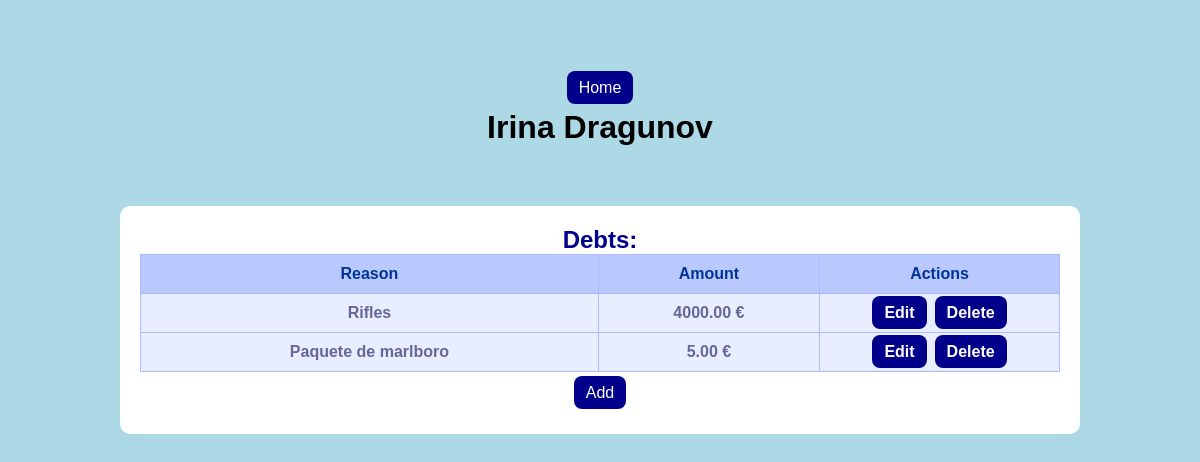
Page /debtsApp/debtor/6 on the committed database.
### debtsApp/models.py (models this page shows, shortened)
class Debtor(models.Model):
    SEX_CHOICE = (
        ('M', 'Male'),
        ('F', 'Female'),
    )
    name = models.CharField(max_length=40)
    surname = models.CharField(max_length=40)
    sex = models.CharField(max_length=1, choices=SEX_CHOICE)
    address = models.CharField(max_length=100)

class Debt(models.Model):
    reason = models.CharField(max_length=200)
    amount = models.DecimalField(decimal_places=2, max_digits=12)
    debtor = models.ForeignKey(Debtor, on_delete=models.CASCADE, null=False, related_name='debts')

### debtsApp/views.py (the view)
# urls.py: path('debtor/<int:pk>', views.DebtorDetailView.as_view(), name='debtor_detail'),
class DebtorDetailView(generic.DetailView):
    model = Debtor
    template_name = "debtsApp/debtor.html"

### debtsApp/templates/debtsApp/debtor.html (shortened to what this page needs)
<!DOCTYPE html>
<html>
  <head>
    {% load static %}
        <link rel="stylesheet" href="{% static 'debtsApp/style.css' %}">
  </head>
  <body>
    <div class="editContainer">
      <a class="linkButton" href="{% url 'debtsApp:index' %}">Home</a>
    </div>
    <h1>{{debtor.name}} {{debtor.surname}}</h1>
    <div class="simpleContainer">
        <h2>Debts:</h2>
        <table class="tg">
            <thead>
            <tr>
                <th class="tg-l93j">Reason</th>
                <th class="tg-l93j">Amount</th>
                <th class="tg-l93j Actions">Actions</th>
            </tr>
            </thead>
            <tbody>
            {% for debt in debtor.debts.all %}
            <tr>
                <td class="tg-qv16">{{debt.reason}}</td>
                <td class="tg-qv16">{{debt.amount}} €</td>
                <td class="tg-qv16" Actions><a class="linkButton" href="{% url 'debtsApp:debt_edit' debtor.pk debt.pk%}">Edit</a><a class="linkButton" href="{% url 'debtsApp:debt_delete' debtor.pk debt.pk%}">Delete</a></td>
            </tr>
            {% endfor %}
            </tbody>
        </table>
        <div class="editContainer">
            <a class="linkButton" href="{% url 'debtsApp:debt_create' debtor.pk %}">Add</a>
        </div>
    </div>
  </body>
</html>

### debtsApp/static/debtsApp/style.css (style rules this page uses)
* { margin:0; padding:0; box-sizing:border-box; font-family:'Poppins',sans-serif }
body { padding-top:67px; background-color: lightblue; text-align: center; }
h2 { text-align:center; color:darkblue; font-size:auto; font-weight:400px }
a { text-decoration:none }
.simpleContainer { width:80%; margin:auto; margin-top:60px; margin-bottom:40px; padding:20px; border-radius:10px; text-align:center; background-color:#fff }
.tg { width:100%;border-collapse:collapse;border-color:#aabcfe;border-spacing:0; }
.tg td { background-color:#e8edff;border-color:#aabcfe;border-style:solid;border-width:1px;color:#669; font-family:Arial, sans-serif;font-size:14px;overflow:hidden;padding:10px 5px;word-break:normal; }
.tg th { background-color:#b9c9fe;border-color:#aabcfe;border-style:solid;border-width:1px;color:#039; font-family:Arial, sans-serif;font-size:14px;font-weight:normal;overflow:hidden;padding:10px 5px;word-break:normal; }
.tg .tg-qv16 { font-size:16px;font-weight:bold;text-align:center;vertical-align:top }
.tg .tg-l93j { border-color:inherit;font-size:16px;font-weight:bold;text-align:center;vertical-align:top }
.Actions { width:240px;text-align:center;vertical-align:center }
.linkButton { height:30px; border-radius:8px; padding:8px 12px; margin: 4px; background-color:darkblue; color:#fff; font-size:16px; font-weight:700px; cursor:pointer }
.editContainer { margin-top:12px; margin-bottom: 12px; }

### rows in the picture
Debtor: name "Irina", surname "Dragunov"
Debt: reason "Rifles", amount "4000.00"
Debt: reason "Paquete de marlboro", amount "5.00"
